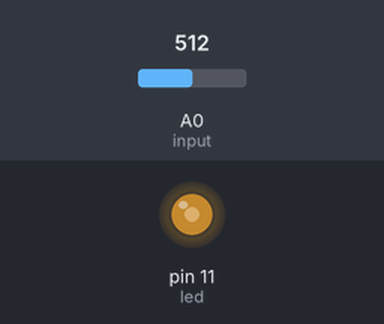
The sketch below on a simulated Arduino Uno, built with avr-gcc and run on an emulated ATmega328P. Parts: output pins drawn as LEDs (lit = HIGH). The inputs (shaded band) are chosen by the test bench; at power-on: A0 (input) = 512.

Above: at 1.2 s.
1.3 s: A0 (input) set to 716
At 2.4 s:
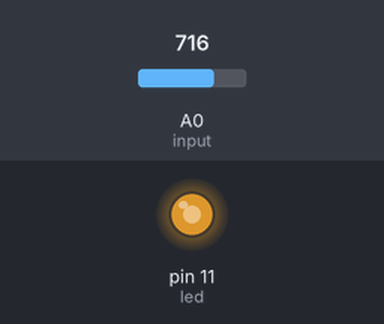
2.8 s: A0 (input) set to 900
At 3.5 s:
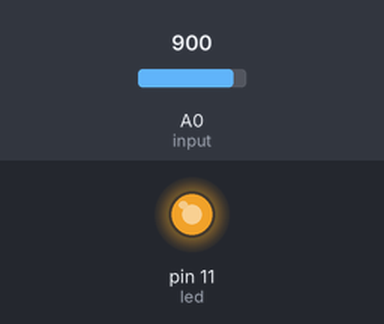
4.3 s: A0 (input) set to 122
At 4.7 s:
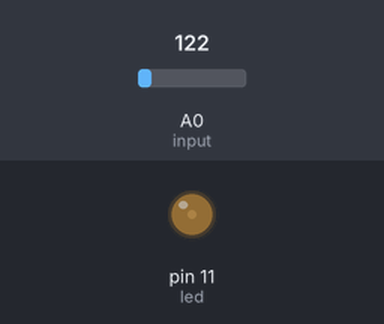
5.8 s: A0 (input) set to 0
At 7.0 s:
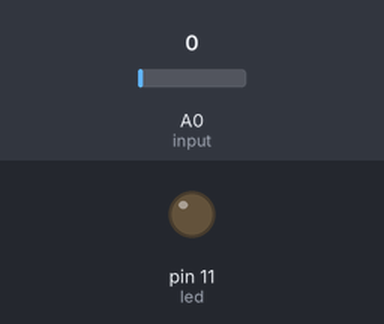
7.3 s: A0 (input) set to 511
At 8.1 s:
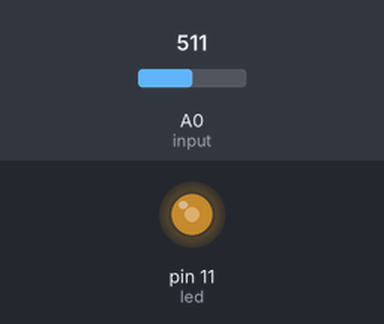
Timing chart, 0 to 9.8 s (numbered marks = the images above; inputs shaded):
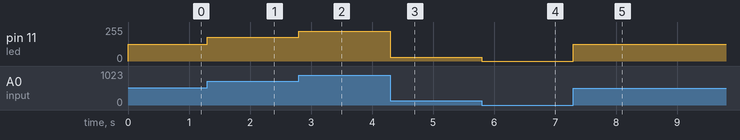

Measured:
- after the input at 1.3 s, pin 11 (led): 127/255 → 178/255 at once
- after the input at 2.8 s, pin 11 (led): 178/255 → 224/255 at once
- after the input at 4.3 s, pin 11 (led): 224/255 → 30/255 at once
- after the input at 5.8 s, pin 11 (led): 30/255 → 0/255 at once
- after the input at 7.3 s, pin 11 (led): 0/255 → 127/255 at once

The sketch:

P19-2_analog_led_dim_light.ino
```cpp
/*
*P19-2
*設計Arduino 程式，使用Arduino 板讀取類比電壓值，控制LED 亮度。
*當類比電壓值愈小時，LED 較暗，當類比電壓值愈大時，LED 較亮。
*/

const byte input = A0;
const uint8_t led = 11;

int val = 0;

void setup()
{
}

void loop()
{
	val = analogRead(input);
	analogWrite(led, map(val, 0, 1023, 0, 255));
}
```
